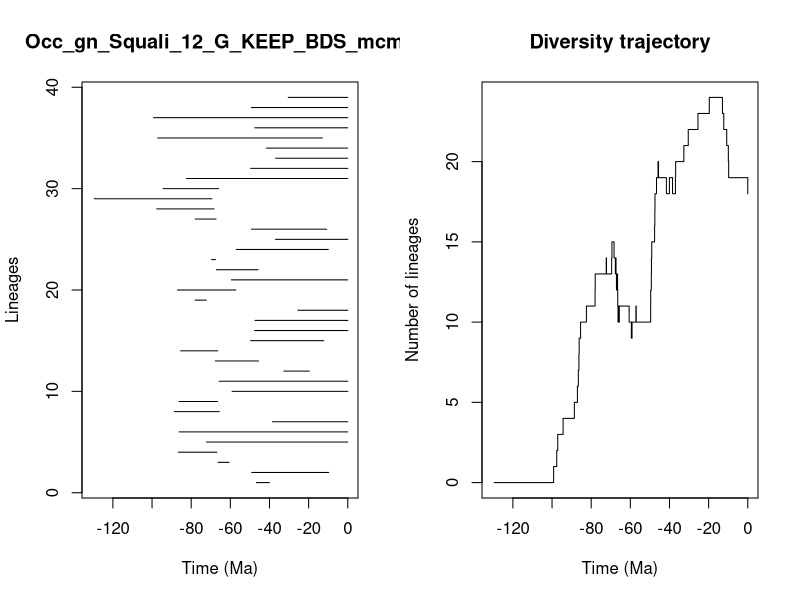

The R script that drew this image:


pdf(file='../Results/Genus/5_MA_bins_EP/pyrate_mcmc_logs/Occ_gn_Squali_12_G_KEEP_BDS_mcmc_LTT.pdf',width=0.6*20, height=0.6*10)
title = "Occ_gn_Squali_12_G_KEEP_BDS_mcmc"
ts=c(46.627294727076595, 49.066142049307366,66.30100217527416,86.56601845085764,72.18373313186929,86.14129435550024,38.445779709227075,88.60376547530973,86.27614805044487,59.1251170992342,65.78193163899131,32.665967046939386,67.66065587642917,85.4267277180873,49.60162787760619,47.61130691950218,47.41174749536089,25.45635696758839,78.01177434080044,87.03436508190296,59.480858178033785,67.09198998707103,69.55295646326118,56.996490856350526,36.95751595121616,49.21701991578493,77.94829980423397,97.60216985530046,129.56353236285395,94.351247427578,82.44174356831596,49.621508349429384,36.85554012977319,41.57634010292861,97.08194277852232,47.47947787766505,99.19957633068397,49.281534695608315,30.414824775386403)
te=c(40.05743147698557, 9.76218666395109,60.61234879193383,66.89584860877858,0.0,0.0,0.0,65.62571134003595,66.53038787208988,0.0,0.0,19.657068658111402,45.599222098409165,66.43580059846688,12.26703268470174,0.0,0.0,0.0,72.31221599029885,57.158816128278296,0.0,45.85066093141153,67.61723167934704,9.933319467362132,0.0,10.756833821690833,67.30611939631254,68.31518088736601,69.39390817585428,65.97418224353284,0.0,0.0,0.0,0.0,12.942105546865996,0.0,0.0,0.0,0.0)
div_traj=c(0, 1,2,3,4,5,6,7,8,9,10,11,12,13,14,13,14,15,14,13,14,13,12,13,12,11,10,11,10,11,10,9,10,11,10,11,12,13,14,15,16,17,18,19,20,19,18,19,18,19,20,21,22,23,24,23,22,21,20,19,18)
time_events=c(129.56353236285395, 99.19957633068397,97.60216985530046,97.08194277852232,94.351247427578,88.60376547530973,87.03436508190296,86.56601845085764,86.27614805044487,86.14129435550024,85.4267277180873,82.44174356831596,78.01177434080044,77.94829980423397,72.31221599029885,72.18373313186929,69.55295646326118,69.39390817585428,68.31518088736601,67.66065587642917,67.61723167934704,67.30611939631254,67.09198998707103,66.89584860877858,66.53038787208988,66.43580059846688,66.30100217527416,65.97418224353284,65.78193163899131,65.62571134003595,60.61234879193383,59.480858178033785,59.1251170992342,57.158816128278296,56.996490856350526,49.621508349429384,49.60162787760619,49.281534695608315,49.21701991578493,49.066142049307366,47.61130691950218,47.47947787766505,47.41174749536089,46.627294727076595,45.85066093141153,45.599222098409165,41.57634010292861,40.05743147698557,38.445779709227075,36.95751595121616,36.85554012977319,32.665967046939386,30.414824775386403,25.45635696758839,19.657068658111402,12.942105546865996,12.26703268470174,10.756833821690833,9.933319467362132,9.76218666395109,0.0)
                par(mfrow=c(1,2))
                L = length(ts)
                plot(ts, 1:L , xlim=c(-max(ts)-1,0), pch=20, type="n", main=title,xlab="Time (Ma)",ylab="Lineages")
                for (i in 1:L){segments(x0=-te[i],y0=i,x1=-ts[i],y1=i)}    
                t = -time_events
                plot(div_traj ~ t,type="s", main = "Diversity trajectory",xlab="Time (Ma)",ylab="Number of lineages",xlim=c(-max(ts)-1,0))
                abline(v=c(65,200,251,367,445),lty=2,col="gray")
                
